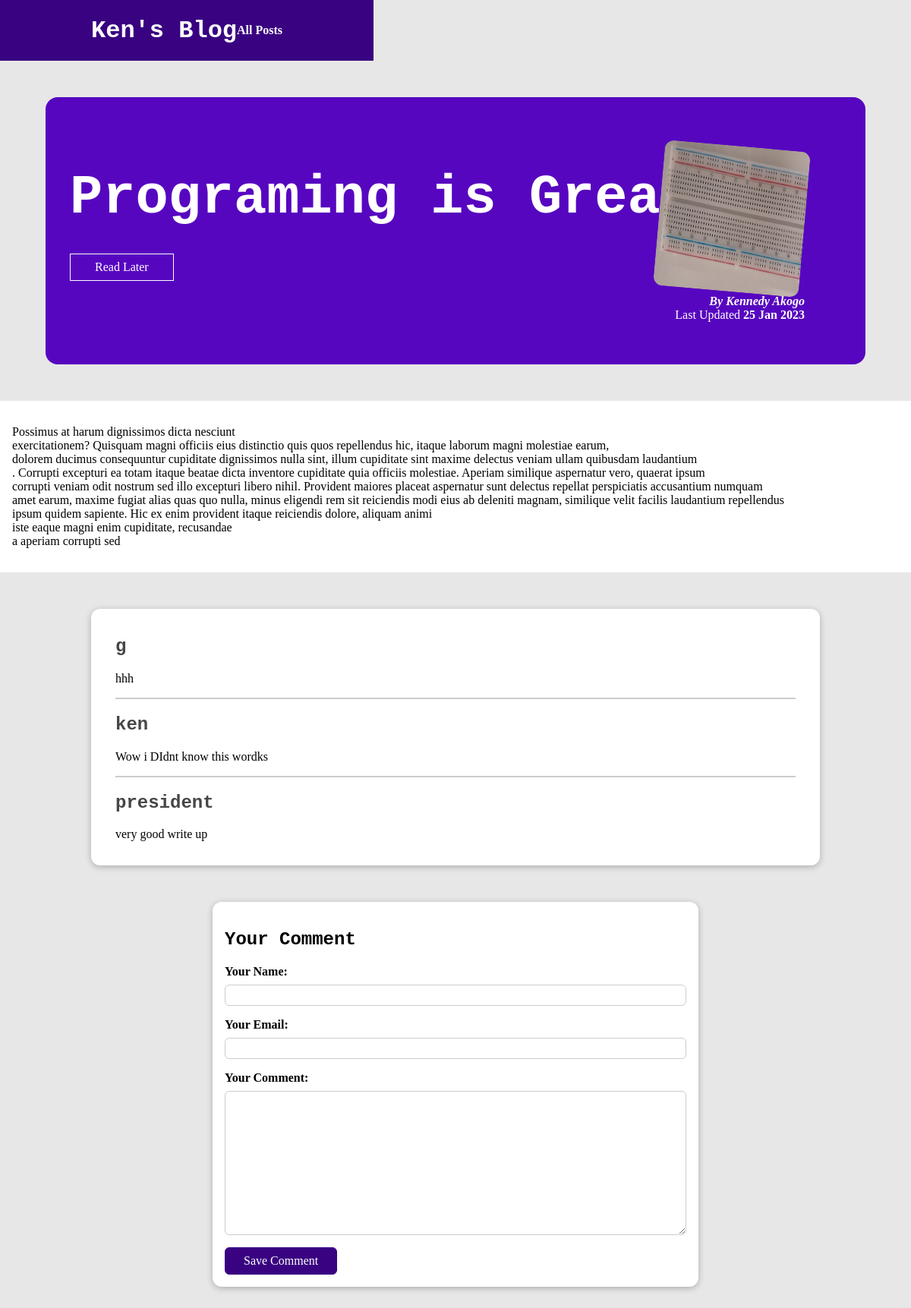
/posts/Programing-is-Great, run on the app's committed database.
### blog/models.py (models this page shows, shortened)
class Post(models.Model):
    title = models.CharField(max_length=100)
    excerpt = models.CharField(max_length=1500)
    image = models.ImageField(upload_to="posts", null= True )
    author = models.ForeignKey(Author,null=True, on_delete=models.SET_NULL, related_name="posts")
    slug = models.SlugField(unique=True)
    tag = models.ManyToManyField(Tag,)
    date = models.DateField(auto_now=True)
    content = models.TextField(validators=[MinLengthValidator(10)],blank=True)

class Author(models.Model):
    first_name = models.CharField(max_length=50)
    last_name = models.CharField(max_length=50)
    email = models.EmailField()
    def full_name(self):
        return f"{self.first_name} {self.last_name}"
    def __str__(self):
        return  self.full_name()

class Comment(models.Model):
    user_name = models.CharField(max_length=20)
    user_email = models.EmailField()
    text = models.TextField(max_length=300)
    post = models.ForeignKey(Post, on_delete=models.CASCADE , related_name="comments")

### blog/views.py (the view, shortened to what this page needs)
# urls.py: path("posts/<slug:slug>",views.SinglePostView.as_view(), name="single_post"),
class SinglePostView(View):
    def get(self,request, slug):
        post = Post.objects.get(slug = slug)
        context ={
            "post":post,
            "post_tag":post.tag.all(),
            "comment_form": CommentForm,
            "comments":post.comments.all().order_by("-id")
        }
        return render(request, "blog/post-detail.html", context)

### blog/templates/blog/post-detail.html (shortened to what this page needs)
{% extends 'base.html' %}
{%load  static%}
{% block css_files%}
    <link rel="stylesheet" href="{%static "blog/post-detail.css"%}">
{%endblock%}
{% block content%}
    <section id="summary">
        <h2>{{post.title}}</h2>
        <div>
        <div id="read-later">
            <form action="{% url "read-later" %}" method="POST">
                <button>Read Later</button>
            </form>
        </div>
        </div>
        <article>
            <img src="{{post.image.url }}" alt="post-title">
            <address>By <a href="mailto:{{post.author.email}}">{{post.author}}</a></address>
            <div>
                Last Updated <time>{{post.date|date:"d M Y"}}</time>
            </div>
        </article>
    </section>
    <main>
    {{post.content|linebreaks }}
</main>
<section id="comments">
    <ul>
        {% for comment in comments%}
           <li>
            <h2>{{ comment.user_name}}</h2>
            <p>{{ comment.text|linebreaks}}</p>
           </li>
        {%endfor%}
    </ul>
</section>
    <section id="comment-form" >
        <h2>Your Comment</h2>
        <form  action ="{% url "single_post" post.slug  %}" method="POST">
            {% for form_field in comment_form%}
            <div class="form-control {% if form_field.errors %} invalid {%endif%}" >
                {{form_field.label_tag}}
                {{ form_field}}
            </div>
            {% endfor%}
            <button>Save Comment</button>
        </form>
    </section>
{%endblock%}

### static/app.css (style rules this page uses)
* { box-sizing: border-box; }
body { margin: 0; }
h1, h2, h3 { font-family: 'Courier New', Courier, monospace; }

### blog/static/blog/post-detail.css (style rules this page uses)
body { background-color: #e7e7e7; }
#summary { margin: 8rem auto 3rem auto; padding: 2rem; width: 90%; max-width: 90rem; border-radius: 16px; background-color: #5706c0; position: relative; box-shadow: 0 2px 8px rbga(0,0,0,0.25); height: 22rem; }
#summary h2 { color: white; font-size: 4.5rem; margin-bottom: 0.25rem; }
#summary article { position: absolute; top: 2rem; right: 3rem; padding: 1rem 2rem; border-radius: 12px; text-align: right; color: white; }
#summary article img { width: 12rem; height: 12rem; border-radius: 12px; transform: rotatez(5deg); margin-top: 1rem; }
#summary address { font-weight: bold; }
#summary a { color:white; text-decoration: none; }
#summary time { font-weight: bold; }
main { width: 90; max-width: 90rem; margin: 3rem auto; background-color: white; padding: 1rem; border-radius: 0 2px 8px rbga(0, 0, 0,0.25); }
#comment-form { margin: 3rem auto; width: 90%; max-width: 40rem; border-radius: 12px; background-color: white; padding: 1rem; box-shadow: 0 2px 8px rgba(0,0,0,0.25); }
#comment-form button { font:inherit; background-color: #390281; color: white; border: 1px solid #390281; border-radius: 6px; padding: 0.5rem 1.5rem; cursor: pointer; }
.form-control { margin-bottom: 1rem; }
.form-control label { font-weight: bold; margin-bottom: 0.5rem; display: block; }
.form-control input, .form-control textarea { display: block; width: 100%; font: inherit; padding: 0.25rem; border-radius:6px ; border: 1px solid #ccc; }
#comments { margin: 3rem auto; width: 90%; max-width: 60rem; border-radius: 12px; background-color: white; padding: 1rem 2rem; box-shadow: 0 2px 8px rgba(0,0,0,0.25); }
#read-later { margin:2rem 0 ; }
#read-later button { background-color: transparent; border: 1px solid white; padding: 0.5rem 2rem; font: inherit; color: white; cursor: pointer; }
#comments ul { list-style: none; margin: 0; padding: 0; }
#comments li { margin-bottom: 1rem; border-bottom: 2px solid #ccc ; }
#comments li:last-of-type { border-bottom: none; }
#comments h2 { color:#464646; }

### data on the page
Post: title "Programing is Great", image (picture), author "Kennedy Akogo", date "25 Jan 2023", content "Possimus at harum dignissimos dicta nesciunt exercitationem? Quisquam magni officiis eius distinctio quis quos repellendus hic, itaque laborum magni molestiae earum, dolorem ducimus consequuntur cupiditate dignissimos nulla sint, illum cupiditate sint maxime delectus veniam ullam quibusdam laudantium . Corrupti excepturi ea totam itaque beatae dicta inventore cupiditate quia officiis molestiae. Aperiam similique aspernatur vero, quaerat ipsum corrupti veniam odit nostrum sed illo excepturi libero nihil. Provident maiores placeat aspernatur sunt delectus repellat perspiciatis accusantium numquam amet earum, maxime fugiat alias quas quo nulla, minus eligendi rem sit reiciendis modi eius ab…"
Comment: user_name "g", text "hhh"
Comment: user_name "ken", text "Wow i DIdnt know this wordks"
Comment: user_name "president", text "very good write up"
